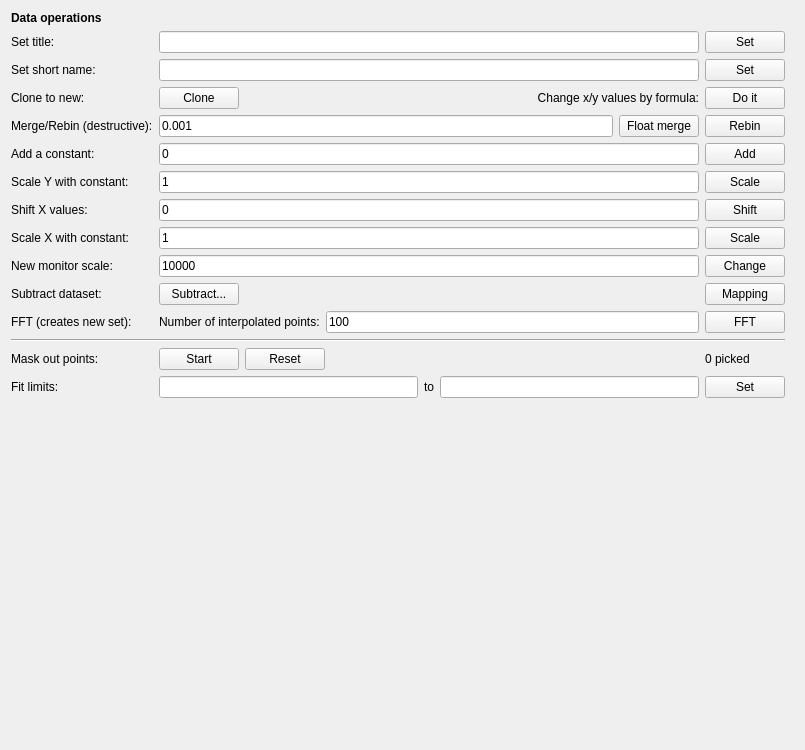
<?xml version="1.0" encoding="UTF-8"?>
<ui version="4.0">
 <class>Form</class>
 <widget class="QWidget" name="Form">
  <property name="geometry">
   <rect>
    <x>0</x>
    <y>0</y>
    <width>805</width>
    <height>750</height>
   </rect>
  </property>
  <property name="windowTitle">
   <string>Form</string>
  </property>
  <layout class="QVBoxLayout" name="verticalLayout">
   <item>
    <widget class="QScrollArea" name="scrollArea">
     <property name="frameShape">
      <enum>QFrame::NoFrame</enum>
     </property>
     <property name="widgetResizable">
      <bool>true</bool>
     </property>
     <widget class="QWidget" name="scrollAreaWidgetContents">
      <property name="geometry">
       <rect>
        <x>0</x>
        <y>0</y>
        <width>793</width>
        <height>738</height>
       </rect>
      </property>
      <layout class="QGridLayout" name="gridLayout_2">
       <property name="leftMargin">
        <number>0</number>
       </property>
       <property name="topMargin">
        <number>0</number>
       </property>
       <property name="bottomMargin">
        <number>0</number>
       </property>
       <item row="0" column="0">
        <layout class="QGridLayout" name="gridLayout">
         <item row="8" column="0">
          <widget class="QLabel" name="label_14">
           <property name="text">
            <string>Scale X with constant:</string>
           </property>
          </widget>
         </item>
         <item row="4" column="3">
          <widget class="QPushButton" name="rebinBtn">
           <property name="text">
            <string>Rebin</string>
           </property>
          </widget>
         </item>
         <item row="11" column="0">
          <widget class="QLabel" name="label_16">
           <property name="text">
            <string>FFT (creates new set):</string>
           </property>
          </widget>
         </item>
         <item row="10" column="3">
          <widget class="QPushButton" name="mappingBtn">
           <property name="text">
            <string>Mapping</string>
           </property>
           <property name="icon">
            <iconset resource="../../../resource/gui.qrc">
             <normaloff>:/map.png</normaloff>:/map.png</iconset>
           </property>
          </widget>
         </item>
         <item row="2" column="0">
          <widget class="QLabel" name="label_12">
           <property name="text">
            <string>Set short name:</string>
           </property>
          </widget>
         </item>
         <item row="3" column="1">
          <widget class="QPushButton" name="cloneBtn">
           <property name="text">
            <string>Clone</string>
           </property>
          </widget>
         </item>
         <item row="11" column="3">
          <widget class="QPushButton" name="fftBtn">
           <property name="text">
            <string>FFT</string>
           </property>
          </widget>
         </item>
         <item row="4" column="0">
          <widget class="QLabel" name="label_2">
           <property name="sizePolicy">
            <sizepolicy hsizetype="Fixed" vsizetype="Preferred">
             <horstretch>0</horstretch>
             <verstretch>0</verstretch>
            </sizepolicy>
           </property>
           <property name="text">
            <string>Merge/Rebin (destructive):</string>
           </property>
          </widget>
         </item>
         <item row="13" column="3">
          <widget class="QLabel" name="pickedLbl">
           <property name="text">
            <string>0 picked</string>
           </property>
          </widget>
         </item>
         <item row="15" column="3">
          <widget class="QPushButton" name="limitsBtn">
           <property name="text">
            <string>Set</string>
           </property>
          </widget>
         </item>
         <item row="0" column="0" colspan="3">
          <widget class="QLabel" name="label_10">
           <property name="font">
            <font>
             <bold>true</bold>
            </font>
           </property>
           <property name="text">
            <string>Data operations</string>
           </property>
          </widget>
         </item>
         <item row="1" column="3">
          <widget class="QPushButton" name="titleBtn">
           <property name="text">
            <string>Set</string>
           </property>
          </widget>
         </item>
         <item row="2" column="1" colspan="2">
          <widget class="QLineEdit" name="nameEdit"/>
         </item>
         <item row="3" column="3">
          <widget class="QPushButton" name="arbBtn">
           <property name="text">
            <string>Do it</string>
           </property>
          </widget>
         </item>
         <item row="11" column="1" colspan="2">
          <layout class="QHBoxLayout" name="horizontalLayout_4">
           <item>
            <widget class="QLabel" name="label_17">
             <property name="text">
              <string>Number of interpolated points:</string>
             </property>
            </widget>
           </item>
           <item>
            <widget class="QLineEdit" name="fftNpointsEdit">
             <property name="text">
              <string>100</string>
             </property>
            </widget>
           </item>
          </layout>
         </item>
         <item row="9" column="0">
          <widget class="QLabel" name="label_6">
           <property name="sizePolicy">
            <sizepolicy hsizetype="Fixed" vsizetype="Preferred">
             <horstretch>0</horstretch>
             <verstretch>0</verstretch>
            </sizepolicy>
           </property>
           <property name="text">
            <string>New monitor scale:</string>
           </property>
          </widget>
         </item>
         <item row="5" column="1" colspan="2">
          <widget class="QLineEdit" name="addConstEdit">
           <property name="text">
            <string>0</string>
           </property>
          </widget>
         </item>
         <item row="13" column="0">
          <widget class="QLabel" name="label_8">
           <property name="text">
            <string>Mask out points:</string>
           </property>
          </widget>
         </item>
         <item row="12" column="0" colspan="4">
          <widget class="Line" name="line">
           <property name="orientation">
            <enum>Qt::Horizontal</enum>
           </property>
          </widget>
         </item>
         <item row="15" column="1" colspan="2">
          <layout class="QHBoxLayout" name="horizontalLayout">
           <item>
            <widget class="QLineEdit" name="limitminEdit"/>
           </item>
           <item>
            <widget class="QLabel" name="label_5">
             <property name="text">
              <string>to</string>
             </property>
            </widget>
           </item>
           <item>
            <widget class="QLineEdit" name="limitmaxEdit"/>
           </item>
          </layout>
         </item>
         <item row="5" column="0">
          <widget class="QLabel" name="label">
           <property name="sizePolicy">
            <sizepolicy hsizetype="Fixed" vsizetype="Preferred">
             <horstretch>0</horstretch>
             <verstretch>0</verstretch>
            </sizepolicy>
           </property>
           <property name="text">
            <string>Add a constant:</string>
           </property>
          </widget>
         </item>
         <item row="3" column="0">
          <widget class="QLabel" name="label_9">
           <property name="text">
            <string>Clone to new:</string>
           </property>
          </widget>
         </item>
         <item row="8" column="1" colspan="2">
          <widget class="QLineEdit" name="scaleXConstEdit">
           <property name="text">
            <string>1</string>
           </property>
          </widget>
         </item>
         <item row="1" column="1" colspan="2">
          <widget class="QLineEdit" name="titleEdit"/>
         </item>
         <item row="3" column="2">
          <widget class="QLabel" name="label_15">
           <property name="text">
            <string>Change x/y values by formula:</string>
           </property>
           <property name="alignment">
            <set>Qt::AlignRight|Qt::AlignTrailing|Qt::AlignVCenter</set>
           </property>
          </widget>
         </item>
         <item row="1" column="0">
          <widget class="QLabel" name="label_11">
           <property name="text">
            <string>Set title:</string>
           </property>
          </widget>
         </item>
         <item row="15" column="0">
          <widget class="QLabel" name="label_4">
           <property name="text">
            <string>Fit limits:</string>
           </property>
          </widget>
         </item>
         <item row="10" column="1">
          <widget class="QPushButton" name="subtractBtn">
           <property name="text">
            <string>Subtract...</string>
           </property>
          </widget>
         </item>
         <item row="4" column="1" colspan="2">
          <layout class="QHBoxLayout" name="horizontalLayout_3">
           <item>
            <widget class="QLineEdit" name="precisionEdit">
             <property name="text">
              <string>0.001</string>
             </property>
            </widget>
           </item>
           <item>
            <widget class="QPushButton" name="floatmergeBtn">
             <property name="text">
              <string>Float merge</string>
             </property>
            </widget>
           </item>
          </layout>
         </item>
         <item row="7" column="3">
          <widget class="QPushButton" name="shiftBtn">
           <property name="text">
            <string>Shift</string>
           </property>
          </widget>
         </item>
         <item row="5" column="3">
          <widget class="QPushButton" name="addBtn">
           <property name="text">
            <string>Add</string>
           </property>
          </widget>
         </item>
         <item row="6" column="0">
          <widget class="QLabel" name="label_7">
           <property name="sizePolicy">
            <sizepolicy hsizetype="Fixed" vsizetype="Preferred">
             <horstretch>0</horstretch>
             <verstretch>0</verstretch>
            </sizepolicy>
           </property>
           <property name="text">
            <string>Scale Y with constant:</string>
           </property>
          </widget>
         </item>
         <item row="8" column="3">
          <widget class="QPushButton" name="scaleXBtn">
           <property name="text">
            <string>Scale</string>
           </property>
          </widget>
         </item>
         <item row="10" column="0">
          <widget class="QLabel" name="label_13">
           <property name="text">
            <string>Subtract dataset:</string>
           </property>
          </widget>
         </item>
         <item row="9" column="1" colspan="2">
          <widget class="QLineEdit" name="monscaleEdit">
           <property name="text">
            <string>10000</string>
           </property>
          </widget>
         </item>
         <item row="7" column="1" colspan="2">
          <widget class="QLineEdit" name="shiftConstEdit">
           <property name="text">
            <string>0</string>
           </property>
          </widget>
         </item>
         <item row="7" column="0">
          <widget class="QLabel" name="label_3">
           <property name="sizePolicy">
            <sizepolicy hsizetype="Fixed" vsizetype="Preferred">
             <horstretch>0</horstretch>
             <verstretch>0</verstretch>
            </sizepolicy>
           </property>
           <property name="text">
            <string>Shift X values:</string>
           </property>
          </widget>
         </item>
         <item row="9" column="3">
          <widget class="QPushButton" name="monscaleBtn">
           <property name="text">
            <string>Change</string>
           </property>
          </widget>
         </item>
         <item row="13" column="2">
          <layout class="QHBoxLayout" name="horizontalLayout_2">
           <item>
            <widget class="QPushButton" name="badResetBtn">
             <property name="sizePolicy">
              <sizepolicy hsizetype="Fixed" vsizetype="Fixed">
               <horstretch>0</horstretch>
               <verstretch>0</verstretch>
              </sizepolicy>
             </property>
             <property name="text">
              <string>Reset</string>
             </property>
            </widget>
           </item>
           <item>
            <spacer name="horizontalSpacer">
             <property name="orientation">
              <enum>Qt::Horizontal</enum>
             </property>
             <property name="sizeHint" stdset="0">
              <size>
               <width>40</width>
               <height>20</height>
              </size>
             </property>
            </spacer>
           </item>
          </layout>
         </item>
         <item row="13" column="1">
          <widget class="QPushButton" name="badPointsBtn">
           <property name="sizePolicy">
            <sizepolicy hsizetype="Fixed" vsizetype="Fixed">
             <horstretch>0</horstretch>
             <verstretch>0</verstretch>
            </sizepolicy>
           </property>
           <property name="text">
            <string>Start</string>
           </property>
          </widget>
         </item>
         <item row="2" column="3">
          <widget class="QPushButton" name="nameBtn">
           <property name="text">
            <string>Set</string>
           </property>
          </widget>
         </item>
         <item row="6" column="1" colspan="2">
          <widget class="QLineEdit" name="scaleConstEdit">
           <property name="text">
            <string>1</string>
           </property>
          </widget>
         </item>
         <item row="6" column="3">
          <widget class="QPushButton" name="mulBtn">
           <property name="text">
            <string>Scale</string>
           </property>
          </widget>
         </item>
         <item row="16" column="0">
          <spacer name="verticalSpacer">
           <property name="orientation">
            <enum>Qt::Vertical</enum>
           </property>
           <property name="sizeHint" stdset="0">
            <size>
             <width>20</width>
             <height>40</height>
            </size>
           </property>
          </spacer>
         </item>
        </layout>
       </item>
      </layout>
     </widget>
    </widget>
   </item>
  </layout>
 </widget>
 <tabstops>
  <tabstop>titleEdit</tabstop>
  <tabstop>titleBtn</tabstop>
  <tabstop>nameEdit</tabstop>
  <tabstop>nameBtn</tabstop>
  <tabstop>rebinBtn</tabstop>
  <tabstop>addConstEdit</tabstop>
  <tabstop>addBtn</tabstop>
  <tabstop>scaleConstEdit</tabstop>
  <tabstop>mulBtn</tabstop>
  <tabstop>shiftConstEdit</tabstop>
  <tabstop>shiftBtn</tabstop>
  <tabstop>monscaleEdit</tabstop>
  <tabstop>monscaleBtn</tabstop>
  <tabstop>badPointsBtn</tabstop>
  <tabstop>badResetBtn</tabstop>
  <tabstop>limitminEdit</tabstop>
  <tabstop>limitmaxEdit</tabstop>
  <tabstop>limitsBtn</tabstop>
 </tabstops>
 <resources>
  <include location="../../../resource/gui.qrc"/>
 </resources>
 <connections/>
</ui>
